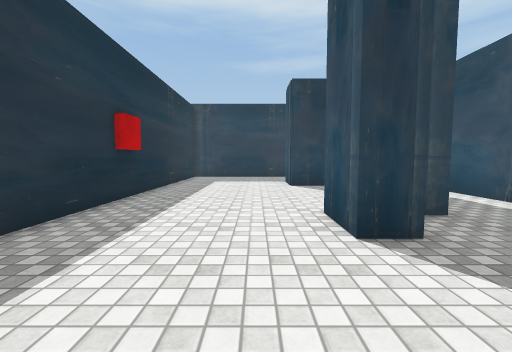
View 1 (above)

16 first-person views from a walk through a Unity game level. The camera is 1.2 m above the floor, tilts 4° down and sees 90° across. The floor is counted in squares, 1 m on a side. Each view is taken from the middle of a square. On the plan, view 1 faces up. The plan holds only what a view shows up to about 12 squares ahead; the rest is blank. The place goes on beyond the plan. The player is left out. Door leaves are left out, so doorways stand open. Some surface patterns are stand-ins.

View 2
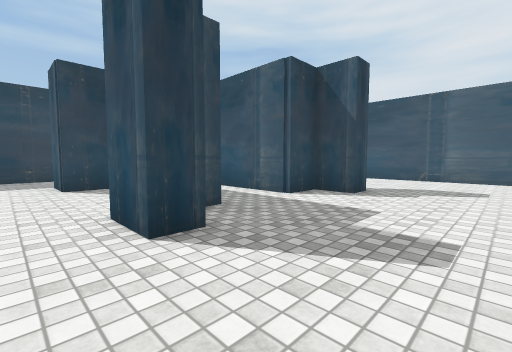

View 3
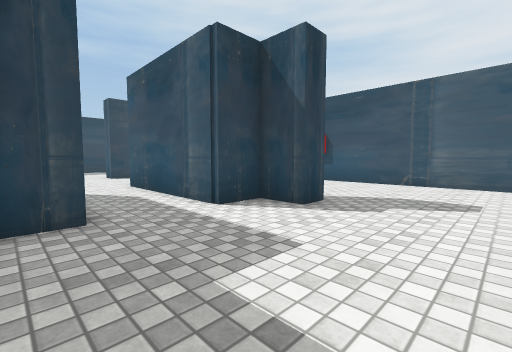

View 4
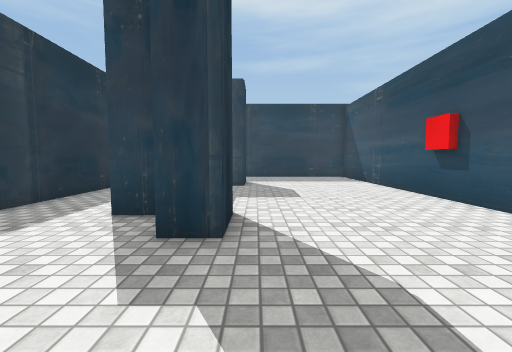

View 5
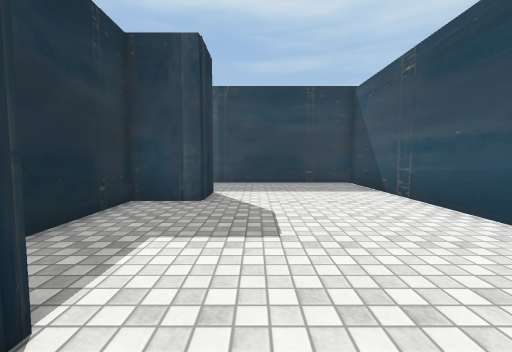

View 6
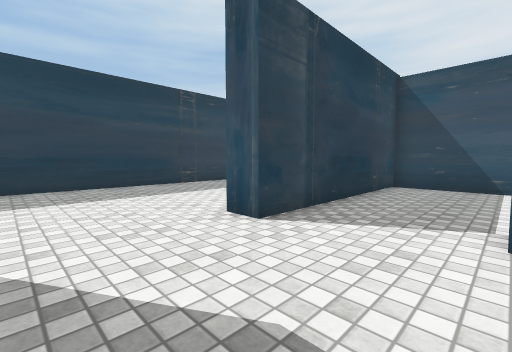

View 7
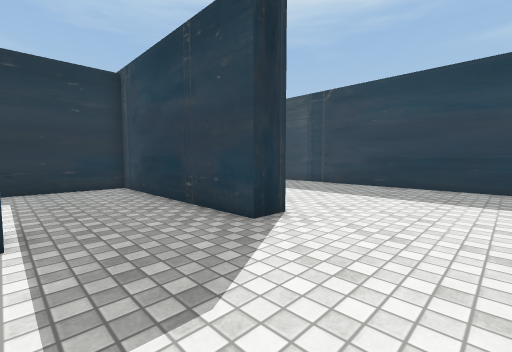

View 8
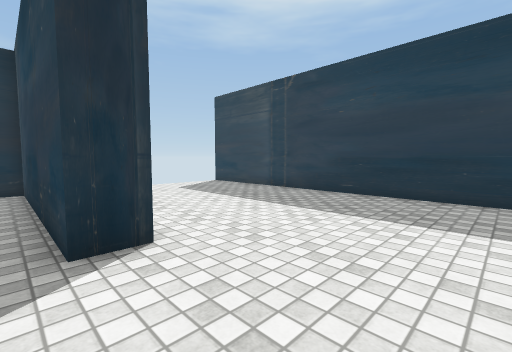

View 9
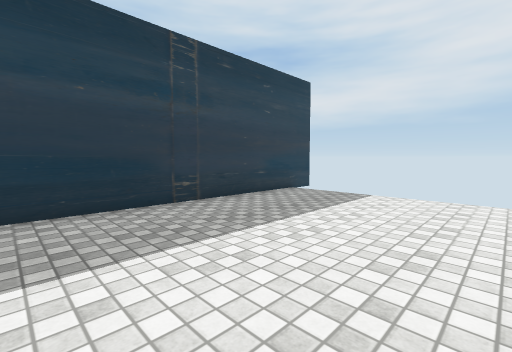

View 10
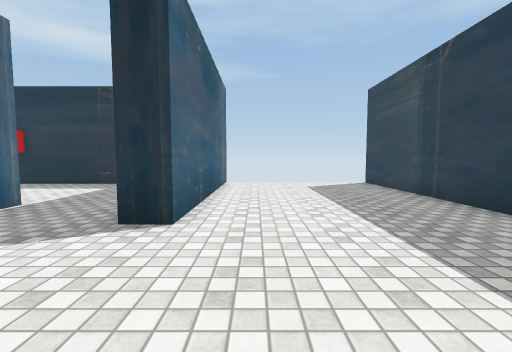

View 11
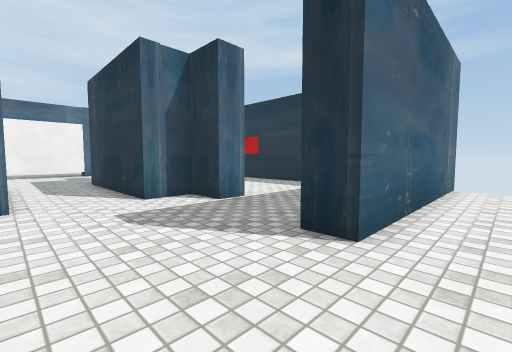

View 12
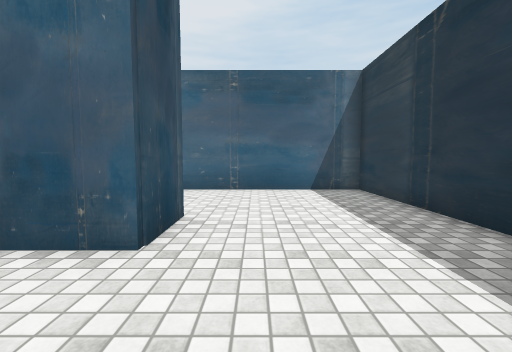

View 13
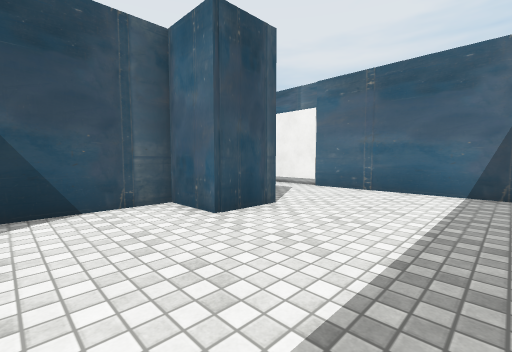

View 14
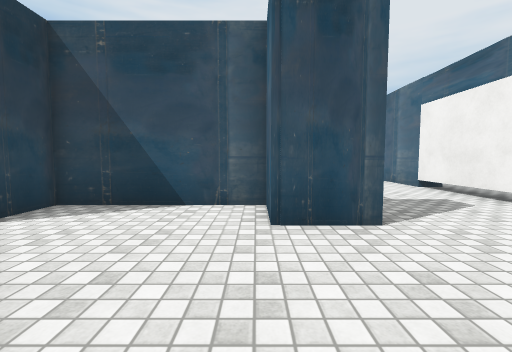

View 15
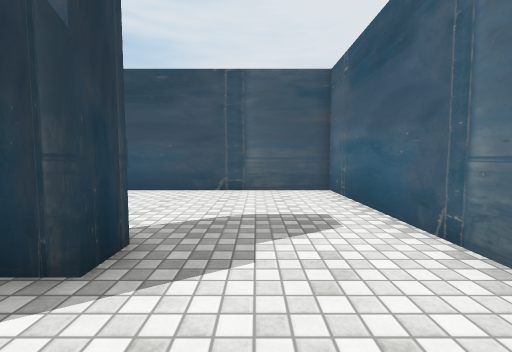

View 16
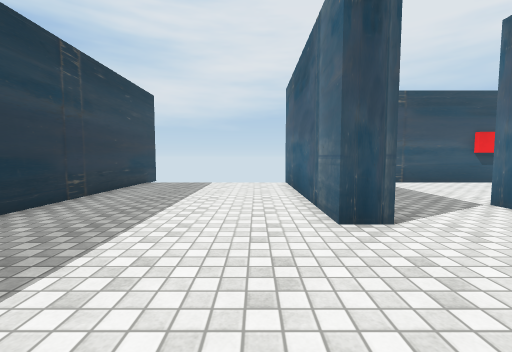

### Floor plan
Points are (right, up) in squares from view 1. A wall is a line through its corners. A room is listed if a view was taken in it or the views show most of it. See-through windows are left out.
Room 1 (views 1, 2, 3, 4, 5, 6, 7, 8, 9, 10, 11, 12, 13, 14, 15, 16)
walls: (9, 13) (9.5, 13) (9.5, 11.1) (7.5, 11.1) (7.5, 7.8); (9.5, 5.8) (9.5, 3.8) (8.5, 3.8) (8.5, 5.3) (6.9, 5.3) (6.9, 11.6); (2.6, 3.8) (1.5, 3.8) (1.5, 5.7) (3.5, 5.7) (3.5, 11.1) (1.5, 11.1) (1.5, 13) (2.5, 13) (2.5, 11.5) (4.1, 11.5) (4.1, 5.3) (2.9, 5.3); (-5.1, 17.5) (3.4, 17.5) (3.4, 16.5) (-4, 16.5) (-4, -0.8) (15.7, -0.8) (15.7, 16.5) (7.6, 16.5) (7.6, 17.5) (15, 17.5); (16.5, 24.4) (-4.1, 24.4)
ways out: open door at (5.5, 6)

Positions as (right, up) in squares from view 1, and headings:
1: (0, 0), facing up
2: (0, 0), facing up-right
3: (3, 0), facing up-right
4: (10, 0), facing up
5: (11, 4), facing up
6: (4, 13), facing up-right
7: (7, 13), facing up-left
8: (7, 16), facing up-left
9: (7, 18), facing up-right
10: (8, 19), facing left
11: (7, 19), facing down-left
12: (0, 9), facing down
13: (-3, 9), facing down-right
14: (-3, 6), facing right
15: (6, 2), facing right
16: (3, 19), facing right
